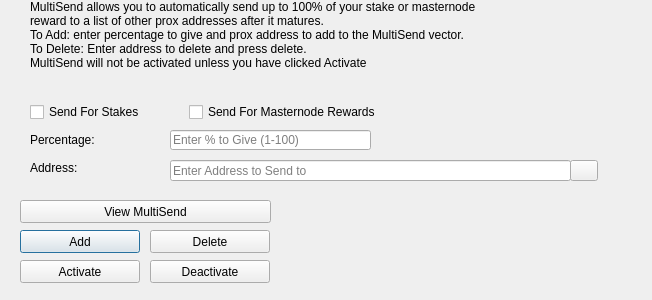
<?xml version="1.0" encoding="UTF-8"?>
<ui version="4.0">
 <class>MultiSendDialog</class>
 <widget class="QDialog" name="MultiSendDialog">
  <property name="windowModality">
   <enum>Qt::NonModal</enum>
  </property>
  <property name="geometry">
   <rect>
    <x>0</x>
    <y>0</y>
    <width>652</width>
    <height>300</height>
   </rect>
  </property>
  <property name="windowTitle">
   <string>MultiSend</string>
  </property>
  <widget class="QLineEdit" name="multiSendPercentEdit">
   <property name="geometry">
    <rect>
     <x>170</x>
     <y>130</y>
     <width>201</width>
     <height>20</height>
    </rect>
   </property>
   <property name="toolTip">
    <string>Enter whole numbers 1 - 100</string>
   </property>
   <property name="placeholderText">
    <string>Enter % to Give (1-100)</string>
   </property>
  </widget>
  <widget class="QLineEdit" name="multiSendAddressEdit">
   <property name="geometry">
    <rect>
     <x>170</x>
     <y>160</y>
     <width>401</width>
     <height>21</height>
    </rect>
   </property>
   <property name="toolTip">
    <string/>
   </property>
   <property name="placeholderText">
    <string>Enter Address to Send to</string>
   </property>
  </widget>
  <widget class="QLabel" name="label_2">
   <property name="geometry">
    <rect>
     <x>30</x>
     <y>0</y>
     <width>451</width>
     <height>121</height>
    </rect>
   </property>
   <property name="lineWidth">
    <number>1</number>
   </property>
   <property name="text">
    <string>MultiSend allows you to automatically send up to 100% of your stake or masternode reward to a list of other prox addresses after it matures.
To Add: enter percentage to give and prox address to add to the MultiSend vector.
To Delete: Enter address to delete and press delete.
MultiSend will not be activated unless you have clicked Activate</string>
   </property>
   <property name="alignment">
    <set>Qt::AlignLeading|Qt::AlignLeft|Qt::AlignTop</set>
   </property>
   <property name="wordWrap">
    <bool>true</bool>
   </property>
  </widget>
  <widget class="QLabel" name="message">
   <property name="geometry">
    <rect>
     <x>290</x>
     <y>200</y>
     <width>351</width>
     <height>91</height>
    </rect>
   </property>
   <property name="text">
    <string/>
   </property>
  </widget>
  <widget class="QPushButton" name="addButton">
   <property name="geometry">
    <rect>
     <x>20</x>
     <y>230</y>
     <width>120</width>
     <height>23</height>
    </rect>
   </property>
   <property name="toolTip">
    <string/>
   </property>
   <property name="statusTip">
    <string>Add to MultiSend Vector</string>
   </property>
   <property name="text">
    <string>Add</string>
   </property>
  </widget>
  <widget class="QPushButton" name="disableButton">
   <property name="geometry">
    <rect>
     <x>150</x>
     <y>260</y>
     <width>120</width>
     <height>23</height>
    </rect>
   </property>
   <property name="statusTip">
    <string>Deactivate MultiSend</string>
   </property>
   <property name="text">
    <string>Deactivate</string>
   </property>
  </widget>
  <widget class="QPushButton" name="addressBookButton">
   <property name="geometry">
    <rect>
     <x>570</x>
     <y>160</y>
     <width>28</width>
     <height>21</height>
    </rect>
   </property>
   <property name="toolTip">
    <string>Choose an address from the address book</string>
   </property>
   <property name="text">
    <string/>
   </property>
   <property name="icon">
    <iconset resource="../prox.qrc">
     <normaloff>:/icons/address-book</normaloff>:/icons/address-book</iconset>
   </property>
   <property name="shortcut">
    <string>Alt+A</string>
   </property>
   <property name="autoDefault">
    <bool>false</bool>
   </property>
  </widget>
  <widget class="QLabel" name="label">
   <property name="geometry">
    <rect>
     <x>30</x>
     <y>130</y>
     <width>121</width>
     <height>20</height>
    </rect>
   </property>
   <property name="toolTip">
    <string>Percentage of stake to send</string>
   </property>
   <property name="text">
    <string>Percentage:</string>
   </property>
  </widget>
  <widget class="QLabel" name="label_5">
   <property name="geometry">
    <rect>
     <x>30</x>
     <y>160</y>
     <width>111</width>
     <height>16</height>
    </rect>
   </property>
   <property name="toolTip">
    <string>Address to send portion of stake to</string>
   </property>
   <property name="text">
    <string>Address:</string>
   </property>
  </widget>
  <widget class="QPushButton" name="deleteButton">
   <property name="geometry">
    <rect>
     <x>150</x>
     <y>230</y>
     <width>120</width>
     <height>23</height>
    </rect>
   </property>
   <property name="toolTip">
    <string/>
   </property>
   <property name="statusTip">
    <string>Delete Address From MultiSend Vector</string>
   </property>
   <property name="text">
    <string>Delete</string>
   </property>
  </widget>
  <widget class="QPushButton" name="activateButton">
   <property name="geometry">
    <rect>
     <x>20</x>
     <y>260</y>
     <width>120</width>
     <height>23</height>
    </rect>
   </property>
   <property name="statusTip">
    <string>Activate MultiSend</string>
   </property>
   <property name="text">
    <string>Activate</string>
   </property>
  </widget>
  <widget class="QPushButton" name="viewButton">
   <property name="geometry">
    <rect>
     <x>20</x>
     <y>200</y>
     <width>251</width>
     <height>23</height>
    </rect>
   </property>
   <property name="toolTip">
    <string/>
   </property>
   <property name="statusTip">
    <string>View MultiSend Vector</string>
   </property>
   <property name="text">
    <string>View MultiSend</string>
   </property>
  </widget>
  <widget class="QWidget" name="horizontalLayoutWidget">
   <property name="geometry">
    <rect>
     <x>30</x>
     <y>100</y>
     <width>351</width>
     <height>24</height>
    </rect>
   </property>
   <layout class="QHBoxLayout" name="horizontalLayout">
    <item>
     <widget class="QCheckBox" name="multiSendStakeCheckBox">
      <property name="text">
       <string>Send For Stakes</string>
      </property>
     </widget>
    </item>
    <item>
     <widget class="QCheckBox" name="multiSendMasternodeCheckBox">
      <property name="text">
       <string>Send For Masternode Rewards</string>
      </property>
     </widget>
    </item>
   </layout>
  </widget>
 </widget>
 <resources>
  <include location="../prox.qrc"/>
 </resources>
 <connections/>
</ui>
